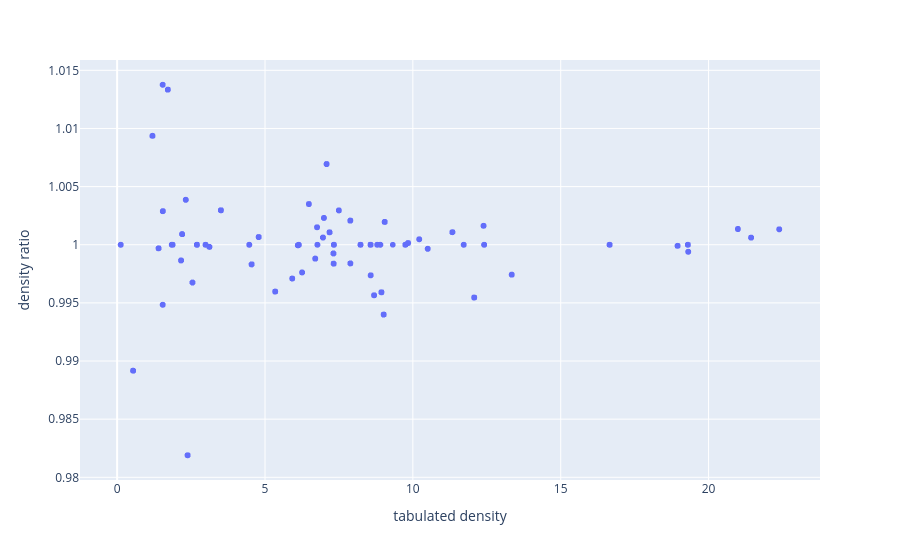

The cell this chart's notebook holds for it:
### Code cell
# check density values as sanity check
density = df_elemental_only["target_name"].apply(get_element_density)
tabulated_density = df_elemental_only["target_rho"]

px.scatter(
    x=tabulated_density,
    y=density / tabulated_density,
    labels={"x": "tabulated density", "y": "density ratio"},
)

### Figure 1 — Plotly figure (JSON) as saved in the notebook; plotly's stock layout.template omitted (floating-point values rounded to 4 significant figures; data arrays with more than 128 entries replaced by an {"elided": "..."} marker saying what was removed)
{"data": [{"hovertemplate": "tabulated density=%{x}<br>density ratio=%{y}<extra></extra>", "legendgroup": "", "marker": {"color": "#636efa", "symbol": "circle"}, "mode": "markers", "name": "", "showlegend": false, "type": "scattergl", "x": {"elided": "35671 float values"}, "xaxis": "x", "y": {"elided": "35671 float values"}, "yaxis": "y"}], "layout": {"legend": {"tracegroupgap": 0}, "margin": {"t": 60}, "xaxis": {"anchor": "y", "domain": [0, 1], "title": {"text": "tabulated density"}}, "yaxis": {"anchor": "x", "domain": [0, 1], "title": {"text": "density ratio"}}}}
